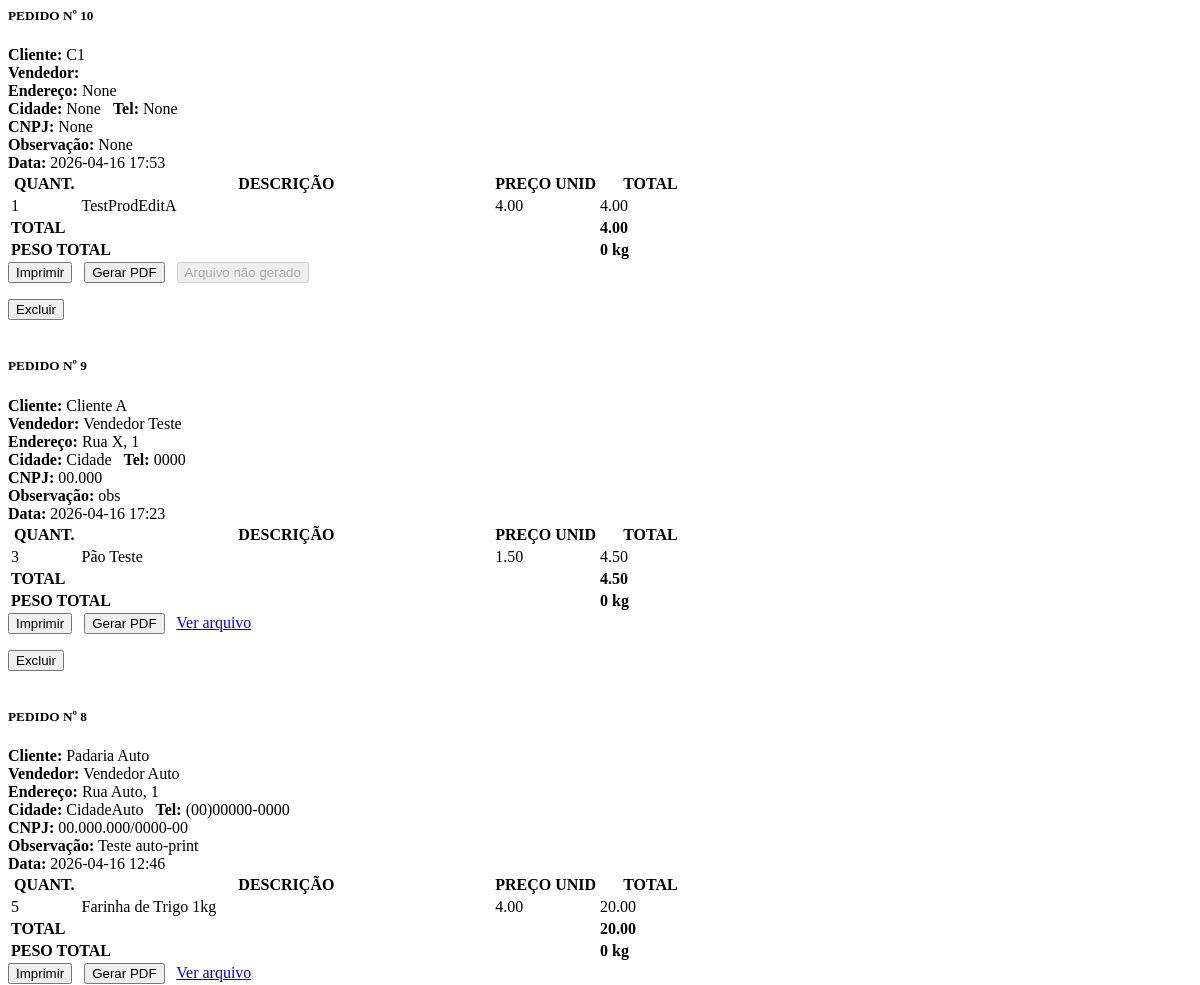
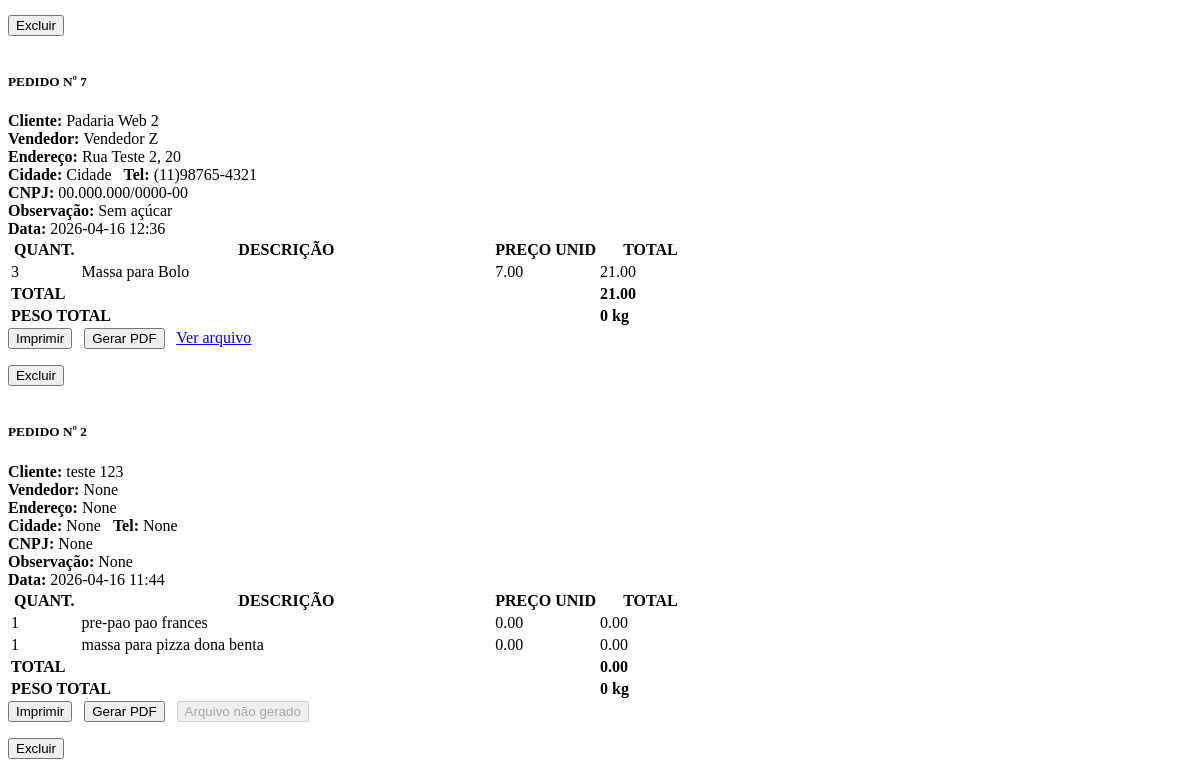
The app's page /orders/search, older data (2 pictures, top to bottom).
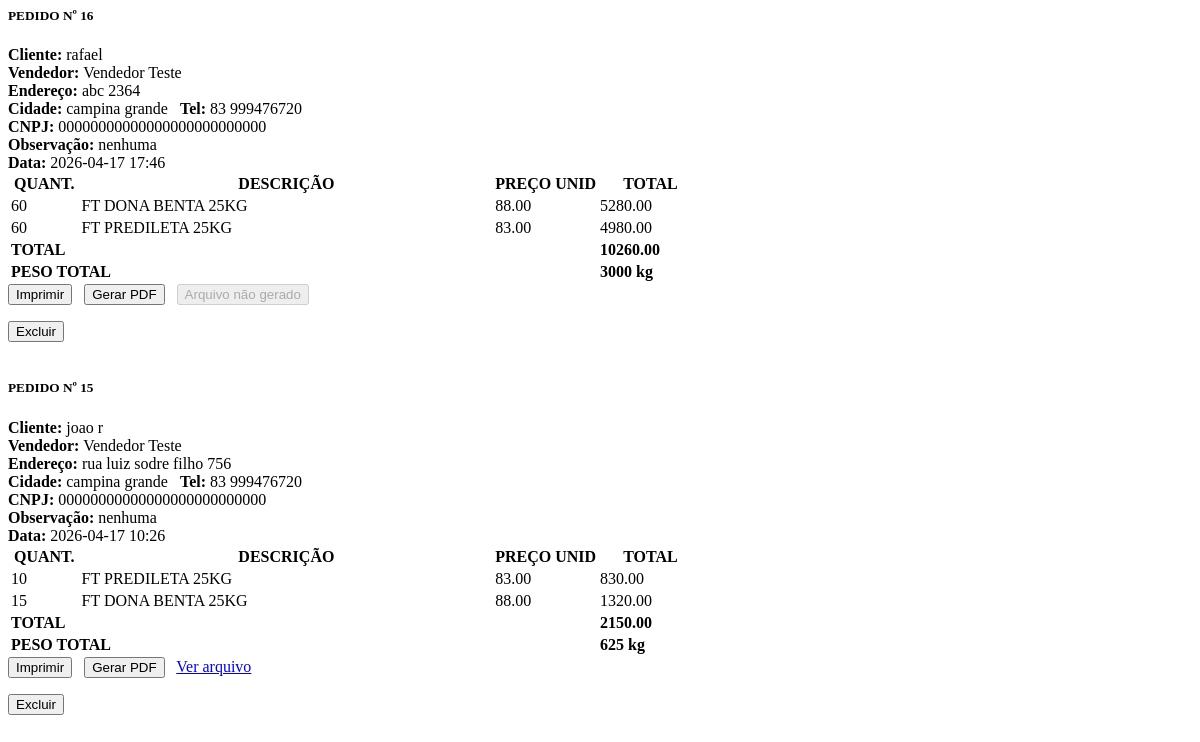
The same page, newer data.
### app/models.py (models this page shows)
class Order(db.Model):
    id = db.Column(db.Integer, primary_key=True)
    customer = db.Column(db.String(120))
    vendor = db.Column(db.String(120))
    vendor_id = db.Column(db.Integer, db.ForeignKey('vendor.id'), nullable=True)
    vendor_obj = db.relationship('Vendor', backref='orders')
    notes = db.Column(db.Text)
    address = db.Column(db.String(200))
    city = db.Column(db.String(120))
    phone = db.Column(db.String(50))
    cnpj = db.Column(db.String(50))
    created_at = db.Column(db.DateTime, default=datetime.utcnow)
    items = db.relationship('OrderItem', backref='order', cascade='all, delete-orphan', lazy=True)

class OrderItem(db.Model):
    id = db.Column(db.Integer, primary_key=True)
    order_id = db.Column(db.Integer, db.ForeignKey('order.id'), nullable=False)
    product = db.Column(db.String(200))
    product_id = db.Column(db.Integer, db.ForeignKey('product.id'), nullable=True)
    product_obj = db.relationship('Product')
    quantity = db.Column(db.Integer)
    unit_price = db.Column(db.Float, default=0.0)
    unit_weight = db.Column(db.Float, default=0.0)

class Vendor(db.Model):
    id = db.Column(db.Integer, primary_key=True)
    name = db.Column(db.String(120), nullable=False)
    phone = db.Column(db.String(50))
    email = db.Column(db.String(120))

### app/routes.py (the view)
@bp.route('/orders/search')
def orders_search():
    q = request.args.get('q')
    if q:
        try:
            order_id = int(q)
            orders = Order.query.filter_by(id=order_id).order_by(Order.created_at.desc()).all()
        except ValueError:
            orders = []
    else:
        orders = Order.query.order_by(Order.created_at.desc()).all()
    outdir = current_app.config.get('PRINTER_OUTPUT_DIR', 'prints')
    if not os.path.isabs(outdir):
        outdir = os.path.join(current_app.root_path, outdir)
    exists_map = {}
    for o in orders:
        exists_map[o.id] = {
            'txt': os.path.exists(os.path.join(outdir, f'order_{o.id}.txt')),
            'pdf': os.path.exists(os.path.join(outdir, f'order_{o.id}.pdf')),
        }
    return render_template('_orders_list.html', orders=orders, exists_map=exists_map)

### app/templates/_orders_list.html (shortened to what this page needs)
{% if orders %}
  {% for o in orders %}
    <div class="card mb-4 order-card">
      <div class="card-body">
        <div class="order-header d-flex justify-content-between">
          <div>
            <h5 class="card-title mb-1">PEDIDO Nº <span class="badge">{{ o.id }}</span></h5>
            <div><strong>Cliente:</strong> {{ o.customer }}</div>
            <div><strong>Vendedor:</strong> {{ o.vendor_obj.name if o.vendor_obj else o.vendor }}</div>
            <div><strong>Endereço:</strong> {{ o.address }}</div>
            <div><strong>Cidade:</strong> {{ o.city }} &nbsp; <strong>Tel:</strong> {{ o.phone }}</div>
            <div><strong>CNPJ:</strong> {{ o.cnpj }}</div>
            <div><strong>Observação:</strong> {{ o.notes }}</div>
          </div>
          <div class="text-end">
            <div><strong>Data:</strong> {{ o.created_at.strftime('%Y-%m-%d %H:%M') }}</div>
          </div>
        </div>
        <div class="table-responsive mt-3">
          <table class="table table-bordered order-table mb-0">
            <thead class="table-primary">
              <tr>
                <th class="text-center" style="width:10%;">QUANT.</th>
                <th>DESCRIÇÃO</th>
                <th class="text-end" style="width:15%;">PREÇO UNID</th>
                <th class="text-end" style="width:15%;">TOTAL</th>
              </tr>
            </thead>
            <tbody>
              {% set ns = namespace(total=0.0, weight=0.0) %}
              {% for it in o.items %}
                {% set unit_w = (it.unit_weight or (it.product_obj.weight if it.product_obj else 0.0)) %}
                {% set line_total = (it.quantity or 0) * (it.unit_price or 0.0) %}
                {% set line_weight = (it.quantity or 0) * unit_w %}
                {% set ns.total = ns.total + line_total %}
                {% set ns.weight = ns.weight + line_weight %}
                 <tr>
                  <td class="text-center">{{ it.quantity }}</td>
                  <td>{{ it.product or (it.product_obj.name if it.product_obj else '') }}</td>
                  <td class="text-end">{{ '%.2f'|format(it.unit_price or 0.0) }}</td>
                  <td class="text-end">{{ '%.2f'|format(line_total) }}</td>
                 </tr>
              {% endfor %}
            </tbody>
            <tfoot>
              <tr>
                <td colspan="3" class="text-end"><strong>TOTAL</strong></td>
                <td class="text-end"><strong>{{ '%.2f'|format(ns.total) }}</strong></td>
              </tr>
              <tr>
                <td colspan="3" class="text-end"><strong>PESO TOTAL</strong></td>
                <td class="text-end"><strong>{{ ns.weight|fmt_weight }} kg</strong></td>
              </tr>
            </tfoot>
          </table>
        </div>
        <div class="d-flex justify-content-between mt-3">
            <div>
            <form method="post" action="/orders/{{ o.id }}/print" style="display:inline-block;margin-right:8px;">
              <button class="btn btn-sm btn-outline-secondary" type="submit"> Imprimir</button>
            </form>
            <form method="post" action="/orders/{{ o.id }}/print" style="display:inline-block;margin-right:8px;">
              <button class="btn btn-sm btn-outline-primary" type="submit"> Gerar PDF</button>
            </form>
            {% if exists_map.get(o.id) and exists_map[o.id].pdf %}
              <a class="btn btn-sm btn-outline-primary" href="/prints/order_{{ o.id }}.pdf" target="_blank"><i class="bi bi-file-earmark-pdf me-1"></i> Ver PDF</a>
            {% elif exists_map.get(o.id) and exists_map[o.id].txt %}
              <a class="btn btn-sm btn-outline-primary" href="/prints/order_{{ o.id }}.txt" target="_blank"> Ver arquivo</a>
            {% else %}
              <button class="btn btn-sm btn-outline-secondary" disabled>Arquivo não gerado</button>
            {% endif %}
          </div>
          <div>
            <form method="post" action="/orders/{{ o.id }}/delete" onsubmit="return confirm('Remover pedido #{{ o.id }}?');" style="display:inline-block;">
              <button class="btn btn-sm btn-danger" type="submit"> Excluir</button>
            </form>
          </div>
        </div>
      </div>
    </div>
  {% endfor %}
{% else %}
  <p>Nenhum pedido encontrado.</p>
{% endif %}

Row changes from the older to the newer data that the page shows:
removed Order: id "10", customer "C1", address "None", city "None", phone "None", cnpj "None", notes "None", created_at "2026-04-16 17:53", total "4.00", weight|fmt_weight "0", shows "Arquivo não gerado"
removed OrderItem: quantity "1", product "TestProdEditA", unit_price "4.00", line_total "4.00", shown under "10"
removed Order: id "9", customer "Cliente A", vendor_obj "Vendedor Teste", address "Rua X, 1", city "Cidade", phone "0000", cnpj "00.000", notes "obs", created_at "2026-04-16 17:23", total "4.50", weight|fmt_weight "0"
removed OrderItem: quantity "3", product "Pão Teste", unit_price "1.50", line_total "4.50", shown under "9"
removed Order: id "8", customer "Padaria Auto", vendor_obj "Vendedor Auto", address "Rua Auto, 1", city "CidadeAuto", phone "(00)00000-0000", cnpj "00.000.000/0000-00", notes "Teste auto-print", created_at "2026-04-16 12:46", total "20.00", weight|fmt_weight "0"
removed OrderItem: quantity "5", product "Farinha de Trigo 1kg", unit_price "4.00", line_total "20.00", shown under "8"
removed Order: id "7", customer "Padaria Web 2", vendor_obj "Vendedor Z", address "Rua Teste 2, 20", city "Cidade", phone "(11)98765-4321", cnpj "00.000.000/0000-00", notes "Sem açúcar", created_at "2026-04-16 12:36", total "21.00", weight|fmt_weight "0"
removed OrderItem: quantity "3", product "Massa para Bolo", unit_price "7.00", line_total "21.00", shown under "7"
removed Order: id "2", customer "teste 123", vendor_obj "None", address "None", city "None", phone "None", cnpj "None", notes "None", created_at "2026-04-16 11:44", total "0.00", weight|fmt_weight "0", shows "Arquivo não gerado"
removed OrderItem: quantity "1", product "pre-pao pao frances", unit_price "0.00", line_total "0.00", shown under "2"
removed OrderItem: quantity "1", product "massa para pizza dona benta", unit_price "0.00", line_total "0.00", shown under "2"
added Order: id "16", customer "rafael", vendor_obj "Vendedor Teste", address "abc 2364", city "campina grande", phone "83 999476720", cnpj "00000000000000000000000000", notes "nenhuma", created_at "2026-04-17 17:46", total "10260.00", weight|fmt_weight "3000", shows "Arquivo não gerado"
added OrderItem: quantity "60", product "FT DONA BENTA 25KG", unit_price "88.00", line_total "5280.00", shown under "16"
added OrderItem: quantity "60", product "FT PREDILETA 25KG", unit_price "83.00", line_total "4980.00", shown under "16"
added Order: id "15", customer "joao r", vendor_obj "Vendedor Teste", address "rua luiz sodre filho 756", city "campina grande", phone "83 999476720", cnpj "00000000000000000000000000", notes "nenhuma", created_at "2026-04-17 10:26", total "2150.00", weight|fmt_weight "625"
added OrderItem: quantity "10", product "FT PREDILETA 25KG", unit_price "83.00", line_total "830.00", shown under "15"
added OrderItem: quantity "15", product "FT DONA BENTA 25KG", unit_price "88.00", line_total "1320.00"
